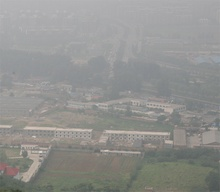
%> input picture DIP PROJECT/HAE/code/Dataset/canon.jpg, 220 x 192 px, shrunk from 600 x 525 before the run; its folder holds only this picture in this run
$ octave Main.m   (GNU Octave 9; MATLAB toolbox functions it lacks are replaced by stand-ins)
%> lines starting %> are read from the running program, lines starting %| are printed output that depends on the picture
### DIP PROJECT/HAE/code/LumaThres.m

function [mu,numerator,denominator] = LumaThres(ymin,ymax,histogram)

numerator = 0;
denominator = 0;
for y=ymin:ymax
    numerator = numerator + histogram(y+1)*double(y);%here y+1 used cause histogram x index is from 1-256 but y values are from 0-255
    denominator = denominator + histogram(y+1);
end
mu = numerator/denominator;
end

### DIP PROJECT/HAE/code/GaussianApprox.m
function [muDash,sigmaDash] = GaussianApprox(mu,Ymax,hist)
num1 = 0;
deno = 0;
num2 = 0;
for y=mu:Ymax
    num1 = num1 + hist(y+1)*double(y);
    deno = deno + hist(y+1);
end
muDash = (num1/deno);
for y=mu:Ymax
    num2 = num2 + hist(y+1)*double((y-muDash)^2);
end
sigmaDash = (sqrt(num2/deno));

end

### DIP PROJECT/HAE/code/colorSimilarityEstimation.m
function chromaDiff = colorSimilarityEstimation(Cb,Cr)

[row,column] = size(Cb);
chromaDiff = zeros(row,column);
for i = 1:row
    for j=1:column
        chromaDiff(i,j) = abs(double(Cb(i,j)) - double(Cr(i,j)));
    end
end
end

### DIP PROJECT/HAE/code/MDCP.m
function Dark = MDCP(im)

[rows, column, ~] = size(im);
Dark = zeros(rows,column);
I = zeros(rows,column);
Imin = zeros(rows,column);
for l=1:rows
    for m=1:column
        Imin(l,m) = min(im(l,m,:));
    end
end
impad = padarray(Imin, [7 7], Inf);
for i=1:rows
    for j=1:column
        window = impad(i:i+14,j:j+14);
        Dark(i,j) = min(window(:));
    end
end

end

### DIP PROJECT/HAE/code/Main.m
filefolder = 'Dataset\';
imagefiles = dir(fullfile(filefolder,'*.*'));
nfiles = length(imagefiles);


for i=3:14
    tic
    filename = imagefiles(i).name;
    fullfilename = fullfile(filefolder,filename);
    Ic = imread(fullfilename);
%> Ic is the input picture: size 192x220x3 uint8; mean R, G, B 145.4, 145.7, 143
    im = rgb2ycbcr(Ic);
%> im: size 192x220x3 uint8; mean of channels 1, 2, 3 140.8, 126.9, 128
    omega=0.95;
    [rows, column, depth] = size(im);
%> rows = 192; column = 220; depth = 3
    Y = im(:,:,1);
    Cb = im(:,:,2);
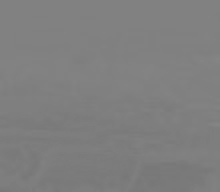
%> Cb: size 192x220 uint8; min 119, max 133, mean 126.9
    Cr = im(:,:,3);

    Ymin = min(Y(:));
%> Ymin = 65
    Ymax = max(Y(:));
%> Ymax = 198
    [pixelCounts, grayLevels] = imhist(Y);
%> pixelCounts = 256 values, max 1117 at index 161, min 0 at index 1, mean 165; grayLevels = 256 values from 0 to 255
    hist = pixelCounts / numel(Y);
%> hist = 256 values, max 0.0264 at index 161, min 0 at index 1, mean 0.00391
    %bright Region Estimation
    [mu,numerator,denominator] = (LumaThres(Ymin,Ymax,hist)); %Luma Thresholding(includes some bright region without fog too)
%> the loop in LumaThres, `for y=ymin:ymax` made 134 passes
%> (numerator, denominator) on passes 1 to 12: (0.00154, 2.37e-05), (0.00154, 2.37e-05), (0.00154, 2.37e-05), (0.00315, 4.73e-05), (0.00315, 4.73e-05), (0.00315, 4.73e-05), (0.00315, 4.73e-05), (0.00485, 7.1e-05), (0.00831, 0.000118), (0.0136, 0.000189), (0.0171, 0.000237), (0.0207, 0.000284)
%> after the loop in LumaThres, `for y=ymin:ymax`: denominator = 1; numerator = 140.8
%> mu = 140.8; numerator = 140.8; denominator = 1
    [muDash,sigmaDash] = GaussianApprox(uint8(mu),Ymax,hist);%Gaussian Approximation(removes above regions, only fog)
%> the loop in GaussianApprox, `for y=mu:Ymax` made 58 passes
%> (num1, deno) on passes 1 to 12: (3.11, 0.0221), (6.45, 0.0455), (9.15, 0.0645), (11.83, 0.0831), (14.94, 0.105), (18.62, 0.13), (21.99, 0.153), (25.22, 0.174), (28.11, 0.194), (30.7, 0.211), (33.23, 0.228), (35.98, 0.246)
%> in GaussianApprox, `muDash = (num1/deno);`: muDash = 154.3
%> the loop in GaussianApprox, `for y=mu:Ymax` made 58 passes
%> num2 on passes 1 to 12: 0, 0, 0, 0, 0, 0, 0, 0, 0, 0, 0, 0
%> in GaussianApprox, `sigmaDash = (sqrt(num2/deno));`: sigmaDash = 6.12
%> muDash = 154.3; sigmaDash = 6.12

    Glow = (muDash-sigmaDash);
%> Glow = 148.2
    Ghigh = (muDash+sigmaDash);
%> Ghigh = 160.4

    %end
    %color Similarity Estimation
    ChromaDiff = (colorSimilarityEstimation(Cb,Cr));
%> after the loop in colorSimilarityEstimation, `for i = 1:row`:
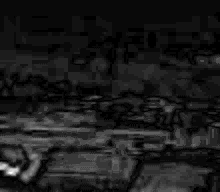
%> chromaDiff: size 192x220 double; min 0, max 27, mean 3; drawn with min black and max white
    deltaMax = max(ChromaDiff(:));
%> deltaMax = 27
    Ylength = Ymax-Ymin+1;
%> Ylength = 134
    %2D histogran construction for color and luminosity model
    H2d = zeros(Ylength,deltaMax+1);
%> H2d: size 134x28 double; every value is 0

    for x=1:rows
        for y=1:column
            ha = 0;
            hb = 0;
            if Y(x,y)>=Glow && Y(x,y)<= Ghigh
                ha = Y(x,y) - Glow;
                hb = ChromaDiff(x,y);
                H2d(ha+1,hb+1) = H2d(ha+1,hb+1) + 1;
            end
        end
    end
    %2D histogran construction end

    %Maximum BIN selection
    H2dMax = max(H2d(:));
%> H2dMax = 803
    %Maximum BIN SelectionENd
    %Color Similarity Estimation ENd

    % Airlight Color Computation
    Accumulator = zeros(1,3);

    for x=1:rows
        for y=1:column
            ha = 0;
            hb = 0;
            if Y(x,y)>=Glow && Y(x,y)<= Ghigh
                ha = Y(x,y) - Glow;
                hb = ChromaDiff(x,y);
                if H2d(ha+1,hb+1) == H2dMax
                    for c=1:3
                        Accumulator(c) = Accumulator(c) + double(Ic(rows,column,c));
                    end
                end
            end
        end
    end
%> after the loop, Accumulator = [78694 83512 80300]

    Ac = Accumulator/H2dMax;
%> Ac = [98 104 100]


    atm = (repmat(reshape(Ac, [1, 1, 3]), rows, column));%convert 1x3 to rowxcolumnx3
    Dark = MDCP(Ic); %calculation of Median DARK CHANNEL PRIOR to use in I = R*alpha + A(1-alpha);
%> in MDCP, `impad = padarray(Imin, [7 7], Inf);`:
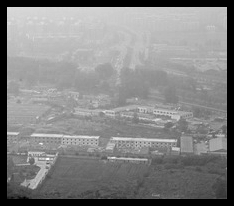
%> impad: size 206x234 double; 12.37% of the values are NaN or infinite; the others: min 47, max 205, mean 141.5; drawn with min black, max white, NaN and infinite black
%> after the loop in MDCP, `for i=1:rows`:
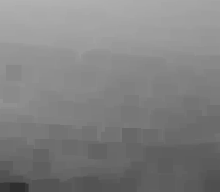
%> Dark: size 192x220 double; min 47, max 177, mean 128.8
    transmission = 1 - omega*(Dark/max(max(Dark)));
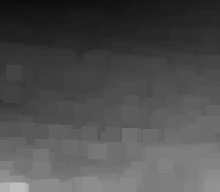
%> transmission: size 192x220 double; min 0.05, max 0.748, mean 0.309
    xx = repmat(transmission,[1 1 3]);

    R = (double(Ic) - atm.*(1-xx))./xx;
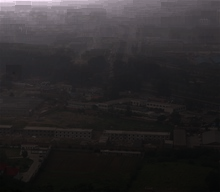
%> R: size 192x220x3 double; mean R, G, B 346.5, 327.8, 338.4; drawn with min black and max white
    out1 = sprintf('Results/%s',filename);
    imwrite(uint8(R),out1);
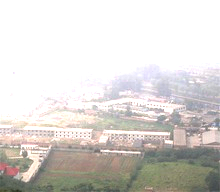
%> saved as canon.jpg: size 192x220x3 uint8; mean R, G, B 217.5, 213.8, 210.1
%> (the run ends here)
